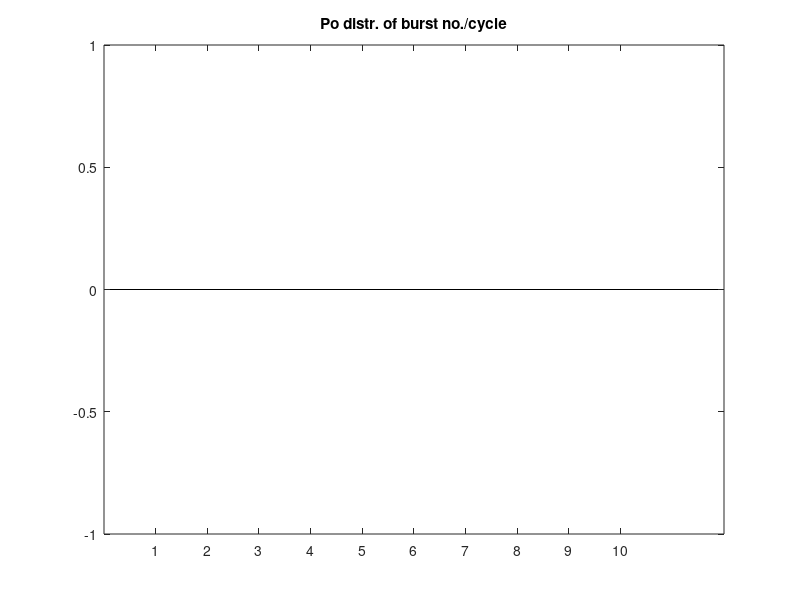
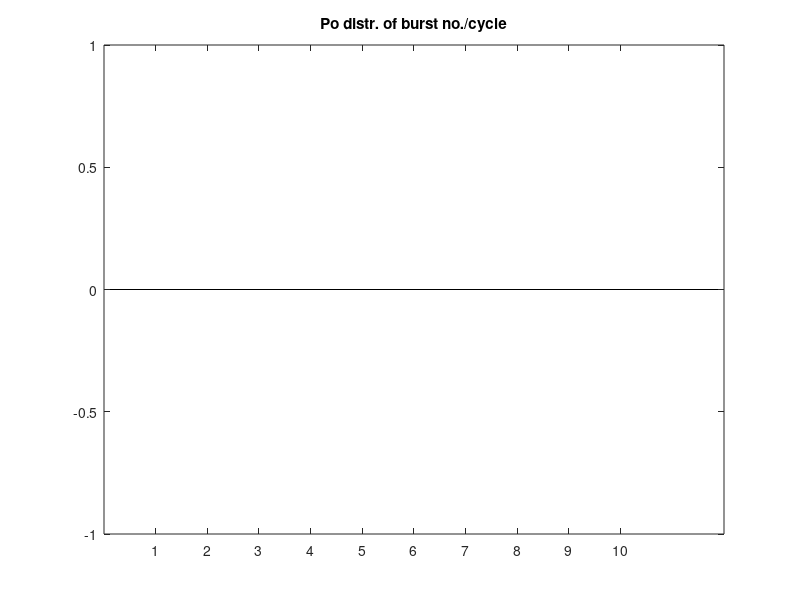
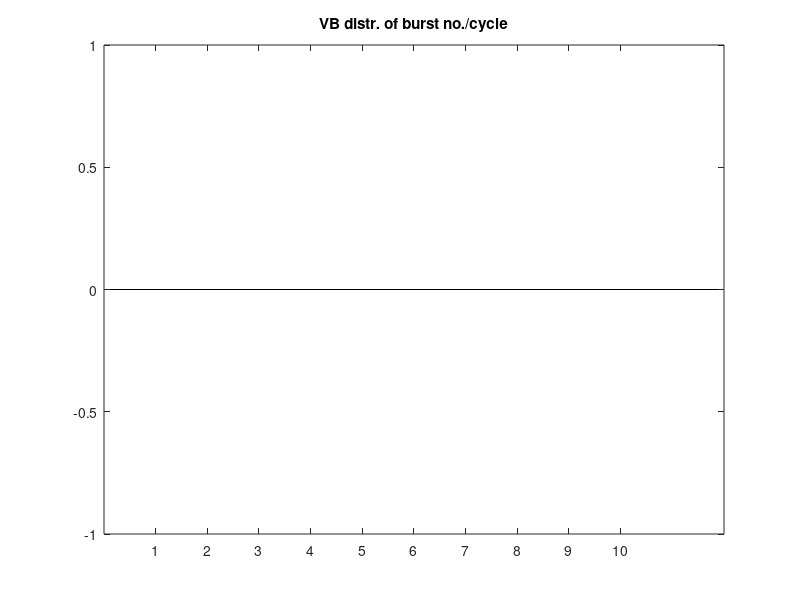
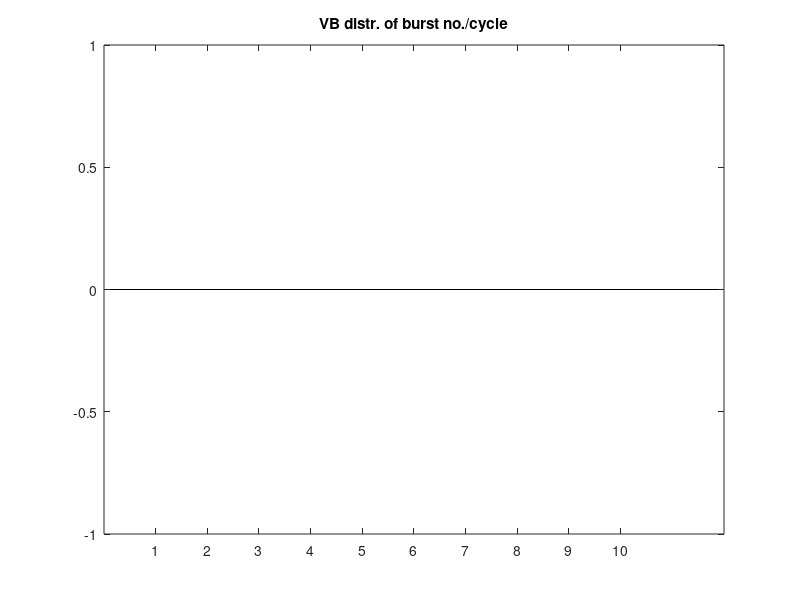

Source code (MATLAB) for these figures, in order: (Note: this script raises an error after producing the figures.)
function arestrictstat_burstnopercycle
%ARESTRICTSTAT_BURSTNOPERCYCLE   Burst number per cycle histograms for bounded frequency band.
%   ARESTRICTSTAT_BURSTNOPERCYCLE calculates summary phase statistics for
%   Po, VPM, PoVPM, LD and nRT data. Original burst no. per cycle
%   histograms are downsampled (to 100 elements) and pooled to provide
%   balanced sets for tests. Summary histograms and box plots of percentage
%   of missed cycles are generated ans saved. Edit code to modify input and
%   output directories!
%
%   See also ARESTRICTSTAT_BURST and AFRE_RESTRICT.

% Input argument check
error(nargchk(0,0,nargin))
dbstop if error

% Directories
global DATAPATH
inpdir = 'Y:\_Projects\AUJ_ISTVAN\DATA\MAT\mat_ket_xyl\';
inpdir2 = [DATAPATH 'Andi\Ketxyl\FreBandRestrict_phase_stand\'];   % phase analysis data
tabledir = ['Y:\_Projects\AUJ_ISTVAN\TABLES\'];
resdir = [DATAPATH 'Andi\Ketxyl\RestrictStat_stand\'];
mm = pwd;
dr = dir(inpdir);

% Main
BNOPC = struct('Po',{{}},'VB',{{}},'PoVPM',{{}},'LD',{{}},'nRT',{{}});
CM = struct('Po',[],'VB',[],'PoVPM',[],'LD',[],'nRT',[]);
dsc = 100;      % 100 element of each sample
for o = 3:length(dr)
    inpadd = dr(o).name;    % load phase data
    cd(inpdir)
    cd(inpadd)
    cd('bas')
    ddr = dir(pwd);
    fn = ddr(end).name(1:end-4);
    cmps = strread(fn,'%s','delimiter','_');
    fname = [cmps{1} '_' cmps{2}];
    ff = [inpdir2 fn '_PHASE.mat'];
    try
        load(ff)
    catch
        lasterr
        continue
    end
    ff = [tabledir 'tablazat_Balazsnak'];   % load position data
    [tbl0 tbl] = xlsread(ff);
    inx = find(strcmp({tbl{:,1}},fname));
    loc = tbl{inx,3};
    
    n_cycnb = length(cycnb);     % burst number per cycle
    if n_cycnb >= dsc
        rp = randperm(n_cycnb);
        cycnb_ds = cycnb(rp(1:dsc));
        eval(['BNOPC.' loc ' = [BNOPC.' loc ' cycnb_ds];']);
        cycmis = length(find(cycnb==0)) / length(cycnb);
        eval(['CM.' loc '(end+1) = cycmis;']);
    end
end

% Plot and save
num.Po = length(cell2mat(BNOPC.Po)) / dsc;
num.VB = length(cell2mat(BNOPC.VB)) / dsc;
num.PoVPM = length(cell2mat(BNOPC.PoVPM)) / dsc;
num.LD = length(cell2mat(BNOPC.LD)) / dsc;
num.nRT = length(cell2mat(BNOPC.nRT)) / dsc;
BNOPCpo = cell2mat(BNOPC.Po);
BNOPCvb = cell2mat(BNOPC.VB);
BNOPCpovpm = cell2mat(BNOPC.PoVPM);
BNOPCld = cell2mat(BNOPC.LD);
BNOPCnrt = cell2mat(BNOPC.nRT);
[nm_po xout_po] = hist(BNOPCpo(BNOPCpo>0),(1:10));     % distr. of burst no./cycle
[nm_vb xout_vb] = hist(BNOPCvb(BNOPCvb>0),(1:10));
[nm_povpm xout_povpm] = hist(BNOPCpovpm(BNOPCpovpm>0),(1:10));
[nm_ld xout_ld] = hist(BNOPCld(BNOPCld>0),(1:10));
[nm_nrt xout_nrt] = hist(BNOPCnrt(BNOPCnrt>0),(1:10));

dbclear if error
cd(resdir)

H = figure;
B = bar(xout_po,nm_po);
set(B,'FaceColor',[0.16 0.38 0.27])
title(gca,['Po distr. of burst no./cycle'])
saveas(H,'burstnopercycle_Po.fig')
saveas(H,'burstnopercycle_Po.eps')

H = figure;
B = bar(xout_vb,nm_vb);
set(B,'FaceColor',[0.16 0.38 0.27])
title(gca,['VB distr. of burst no./cycle'])
saveas(H,'burstnopercycle_VB.fig')
saveas(H,'burstnopercycle_VB.eps')

H = figure;
B = bar(xout_povpm,nm_povpm);
set(B,'FaceColor',[0.16 0.38 0.27])
title(gca,['PoVPM distr. of burst no./cycle'])
saveas(H,'burstnopercycle_PoVPM.fig')
saveas(H,'burstnopercycle_PoVPM.eps')

H = figure;
B = bar(xout_ld,nm_ld);
set(B,'FaceColor',[0.16 0.38 0.27])
title(gca,['LD distr. of burst no./cycle'])
saveas(H,'burstnopercycle_LD.fig')
saveas(H,'burstnopercycle_LD.eps')

H = figure;
B = bar(xout_nrt,nm_nrt);
set(B,'FaceColor',[0.16 0.38 0.27])
title(gca,['nRT distr. of burst no./cycle'])
saveas(H,'burstnopercycle_nRT.fig')
saveas(H,'burstnopercycle_nRT.eps')

H = burstbox(CM);
title('Cycles missed')
saveas(H,'Missedcycles_boxplot.fig');
saveas(H,'Missedcycles_boxplot.eps');

cd(mm)

% -------------------------------------------------------------------------
function H = burstbox(B)

m1 = B.Po;
m2 = B.VB;
m3 = B.PoVPM;
m4 = B.LD;
m5 = B.nRT;

H = figure;
boxplot([m1 m2 m3 m4 m5],[zeros(size(m1)) ones(size(m2)) 2*ones(size(m3))...
    3*ones(size(m4)) 4*ones(size(m5))],'labels',[{'Po'} {'VB'} {'PoVPM'}...
    {'LD'} {'nRT'}]);
[Wp_eu,Wh_eu] = b_ranksum2(m1,m2,'alpha',0.05);
if Wh_eu
    clr = 'red';
else
    clr = 'black';
end
y_lim = ylim;
x_lim = xlim;
tpos1 = x_lim(1) + (x_lim(2) - x_lim(1)) / 5;
tpos2 = y_lim(1) + (y_lim(2)-y_lim(1)) * 4 / 5;
text(tpos1,tpos2,num2str(Wp_eu),'Color',clr,'Horizontalalignment','center')